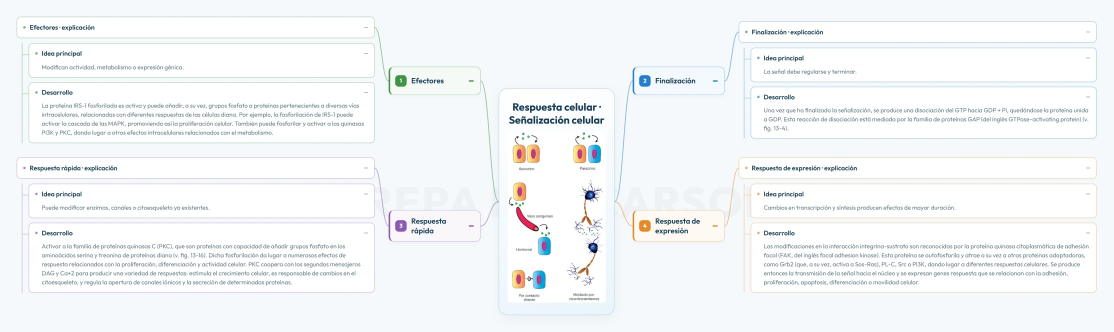
#> input picture api/_mindmaps/biocel_13_senales__05.webp, 3340 x 996 px (shown at 1/3 size); its folder holds only this picture in this run
$ python optimize_premium_mindmap_assets.py
#> lines starting #> are read from the running program, lines starting #| are printed output that depends on the picture
"""Keep catalog previews light and trim empty margins from complete downloads."""
from pathlib import Path
from PIL import Image, ImageChops

ROOT = Path(__file__).resolve().parents[1]

def main():
    for path in (ROOT / 'assets/mindmaps/premium-previews').glob('*.webp'):
        image = Image.open(path).convert('RGB')
        image.thumbnail((720, 520))
        image.save(path, 'WEBP', quality=84, method=6)
    for path in (ROOT / 'api/_mindmaps').glob('*.webp'):
        image = Image.open(path).convert('RGB')
#> image is the input picture: PIL image 3340x996 RGB; mean R, G, B 243.6, 246.2, 247.7
        background = Image.new('RGB', image.size, image.getpixel((0, 0)))
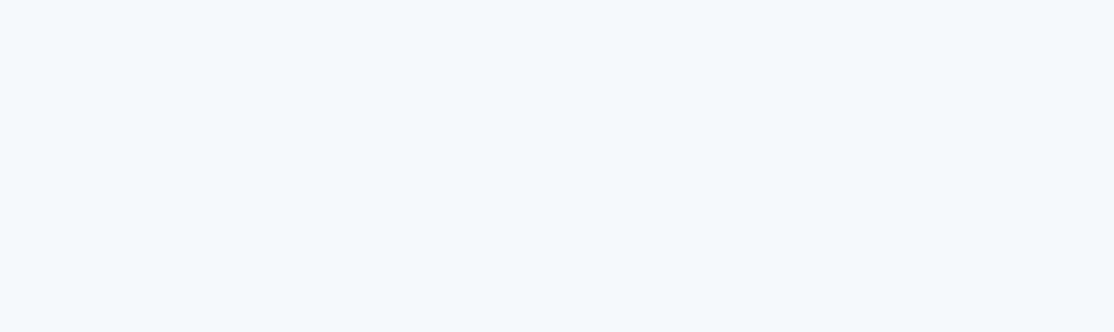
#> background: PIL image 3340x996 RGB (shown at 1/3 size); mean R, G, B 245, 249, 252
        difference = ImageChops.difference(image, background).convert('L')
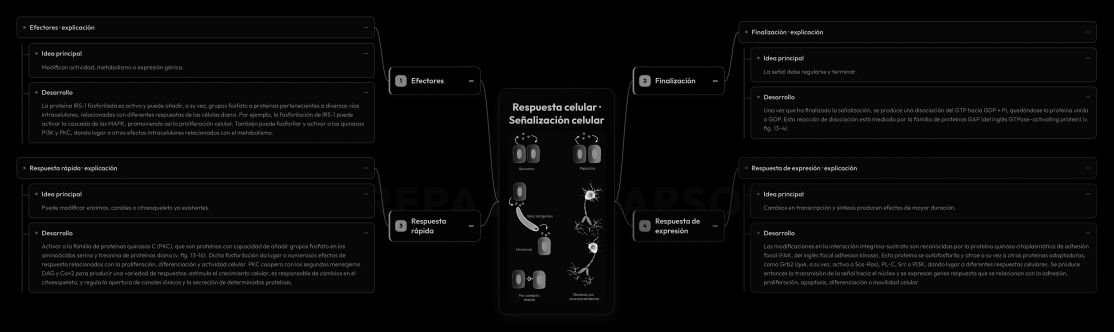
#> difference: PIL image 3340x996 L (shown at 1/3 size); min 0, max 248, mean 8.6
        bounds = difference.point(lambda value: 255 if value > 14 else 0).getbbox()
#> bounds = (50, 50, 3290, 946)
        if bounds:
            left, top, right, bottom = bounds
#> left = 50; top = 50; right = 3290; bottom = 946
            bounds = (max(0, left-50), max(0, top-50),
                      min(image.width, right+50), min(image.height, bottom+50))
#> bounds = (0, 0, 3340, 996)
            if bounds != (0, 0, image.width, image.height):
                image.crop(bounds).save(path, 'WEBP', quality=95, method=6)
    print('Previews optimized; complete maps trimmed without resizing their content.')

if __name__ == '__main__':
    main()

$ run again, on api/_mindmaps/nucleocelular__03.webp
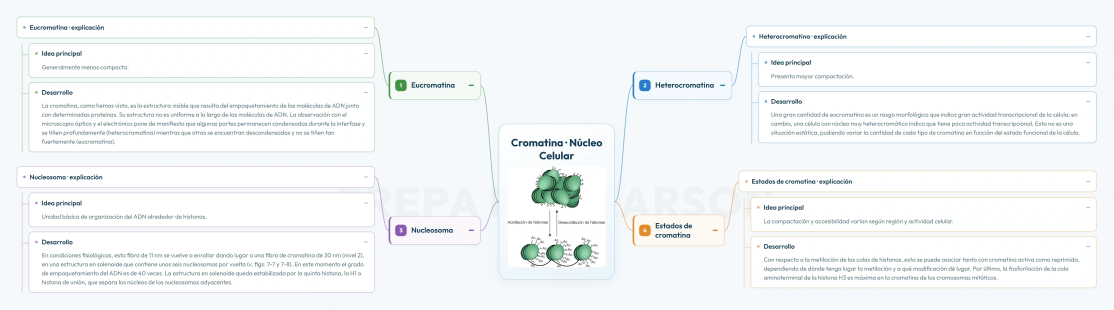
#> input picture api/_mindmaps/nucleocelular__03.webp, 3340 x 928 px (shown at 1/3 size)
#> in main, image is the input picture: PIL image 3340x928 RGB; mean R, G, B 243.2, 246.3, 247.6
#> in main, `difference = ImageChops.difference(image, background).convert('L')`:
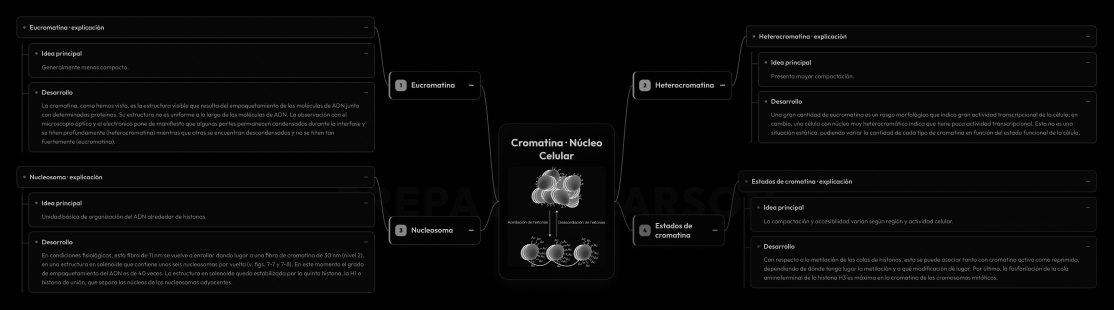
#> difference: PIL image 3340x928 L (shown at 1/3 size); min 0, max 248, mean 8.6
#> in main, `bounds = difference.point(lambda value: 255 if value > 14 else 0).getb..`: bounds = (50, 50, 3290, 878)
#> left = 50; right = 3290; bottom = 878
#> in main, `bounds = (max(0, left-50), max(0, top-50), min(image.width, right+50),..`: bounds = (0, 0, 3340, 928)

$ run again, on api/_mindmaps/biocel_18_celulas_madre__02.webp
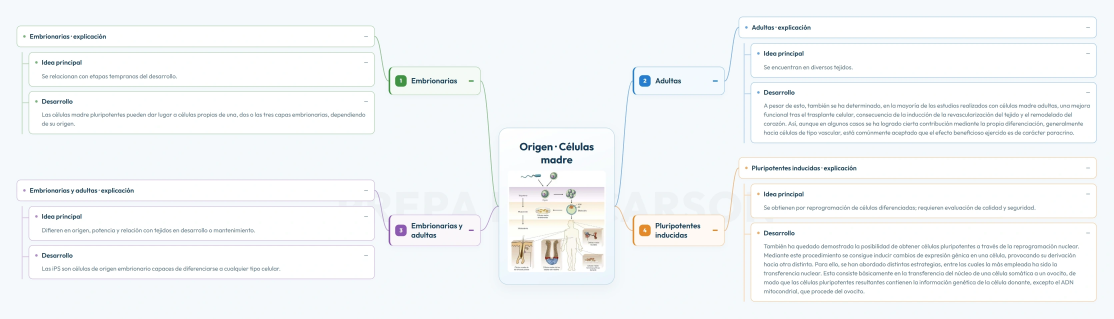
#> input picture api/_mindmaps/biocel_18_celulas_madre__02.webp, 3340 x 955 px (shown at 1/3 size)
#> in main, image is the input picture: PIL image 3340x955 RGB; mean R, G, B 244.1, 246.8, 248.1
#> in main, `difference = ImageChops.difference(image, background).convert('L')`:
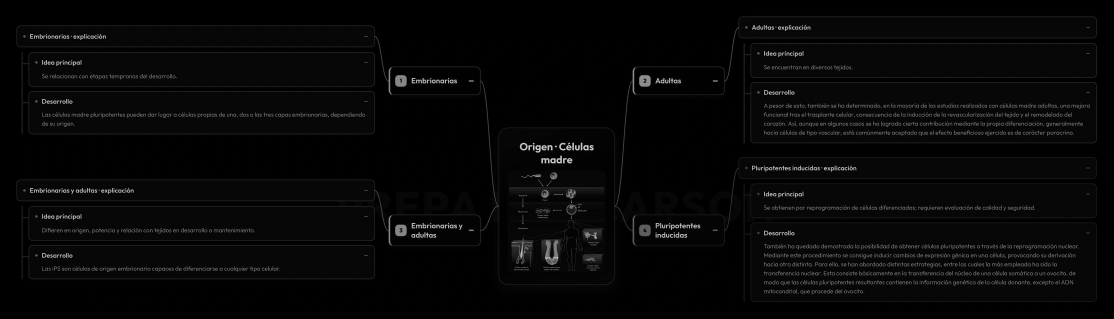
#> difference: PIL image 3340x955 L (shown at 1/3 size); min 0, max 238, mean 7.6
#> in main, `bounds = difference.point(lambda value: 255 if value > 14 else 0).getb..`: bounds = (50, 50, 3290, 905)
#> left = 50; right = 3290; bottom = 905
#> in main, `bounds = (max(0, left-50), max(0, top-50), min(image.width, right+50),..`: bounds = (0, 0, 3340, 955)
